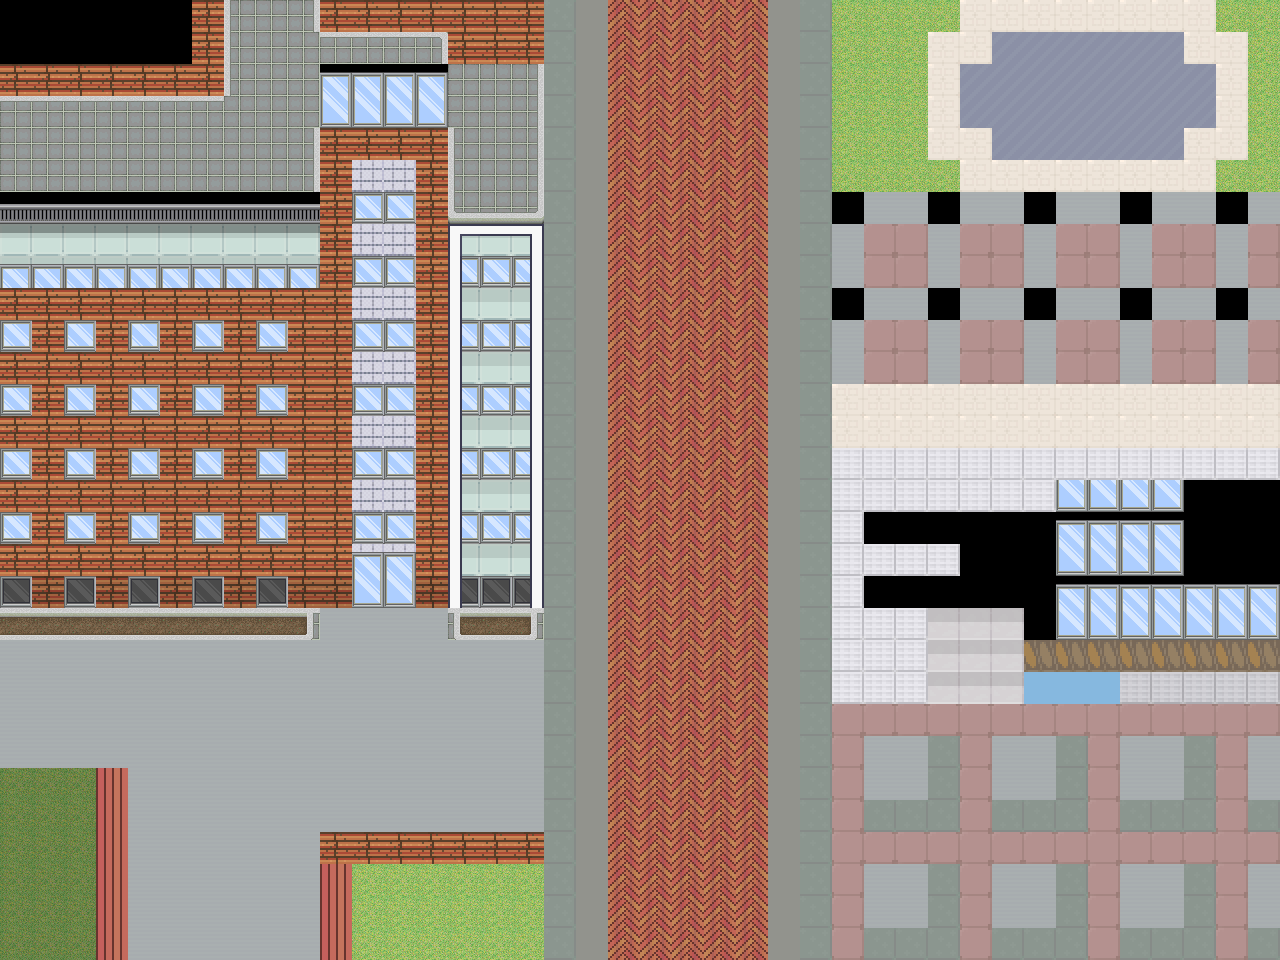

Tiled map render using the project's own tile images. Description and the map definition, with tile-layer contents summarised, below:
An orthogonal 40x30 tile map with 32x32 px tiles, 3 tile layers (Ground, Wall, Door), 2 tilesets.

<map version="1.8" tiledversion="1.8.5" orientation="orthogonal" renderorder="right-down" width="40" height="30" tilewidth="32" tileheight="32" infinite="0" nextlayerid="4" nextobjectid="1">
 <tileset firstgid="1" name="FloorAndGround" tilewidth="32" tileheight="32" tilecount="2560" columns="64">
  <image source="../map/FloorAndGround.png" trans="ff00ff" width="2048" height="1280" />
  <tile id="88">
   <properties>
    <property name="collides" type="bool" value="true" />
   </properties>
  </tile>
  <tile id="145">
   <properties>
    <property name="collides" type="bool" value="true" />
   </properties>
  </tile>
  <tile id="146">
   <properties>
    <property name="collides" type="bool" value="true" />
   </properties>
  </tile>
  <tile id="151">
   <properties>
    <property name="collides" type="bool" value="true" />
   </properties>
  </tile>
  <tile id="153">
   <properties>
    <property name="collides" type="bool" value="true" />
   </properties>
  </tile>
  <tile id="322">
   <properties>
    <property name="collides" type="bool" value="true" />
   </properties>
  </tile>
  <tile id="842">
   <properties>
    <property name="collides" type="bool" value="true" />
   </properties>
  </tile>
  <tile id="843">
   <properties>
    <property name="collides" type="bool" value="true" />
   </properties>
  </tile>
  <tile id="1431">
   <properties>
    <property name="collides" type="bool" value="false" />
   </properties>
  </tile>
  <tile id="1584">
   <properties>
    <property name="collides" type="bool" value="true" />
   </properties>
  </tile>
  <tile id="1926">
   <properties>
    <property name="collides" type="bool" value="true" />
   </properties>
  </tile>
 </tileset>
 <tileset firstgid="2561" name="Deco" tilewidth="32" tileheight="32" tilecount="400" columns="8">
  <properties>
   <property name="collides" type="bool" value="false" />
  </properties>
  <image source="ST-Town-E01.png" trans="ff00ff" width="256" height="1600" />
  <tile id="88">
   <properties>
    <property name="collides" type="bool" value="true" />
   </properties>
  </tile>
  <tile id="89">
   <properties>
    <property name="collides" type="bool" value="true" />
   </properties>
  </tile>
  <tile id="90">
   <properties>
    <property name="collides" type="bool" value="true" />
   </properties>
  </tile>
  <tile id="96">
   <properties>
    <property name="collides" type="bool" value="true" />
   </properties>
  </tile>
  <tile id="98">
   <properties>
    <property name="collides" type="bool" value="true" />
   </properties>
  </tile>
  <tile id="104">
   <properties>
    <property name="collides" type="bool" value="true" />
   </properties>
  </tile>
  <tile id="105">
   <properties>
    <property name="collides" type="bool" value="true" />
   </properties>
  </tile>
  <tile id="106">
   <properties>
    <property name="collides" type="bool" value="true" />
   </properties>
  </tile>
  <tile id="355">
   <properties>
    <property name="collides" type="bool" value="true" />
   </properties>
  </tile>
 </tileset>
 <layer id="1" name="Ground" width="40" height="30">
  <data>[1200 cells, 983 non-empty, 27 distinct tile ids]</data>
 </layer>
 <layer id="2" name="Wall" width="40" height="30">
  <data>[1200 cells, 374 non-empty, 27 distinct tile ids]</data>
 </layer>
 <layer id="3" name="Door" width="40" height="30">
  <data>[1200 cells, 4 non-empty, 2 distinct tile ids]</data>
 </layer>
</map>
